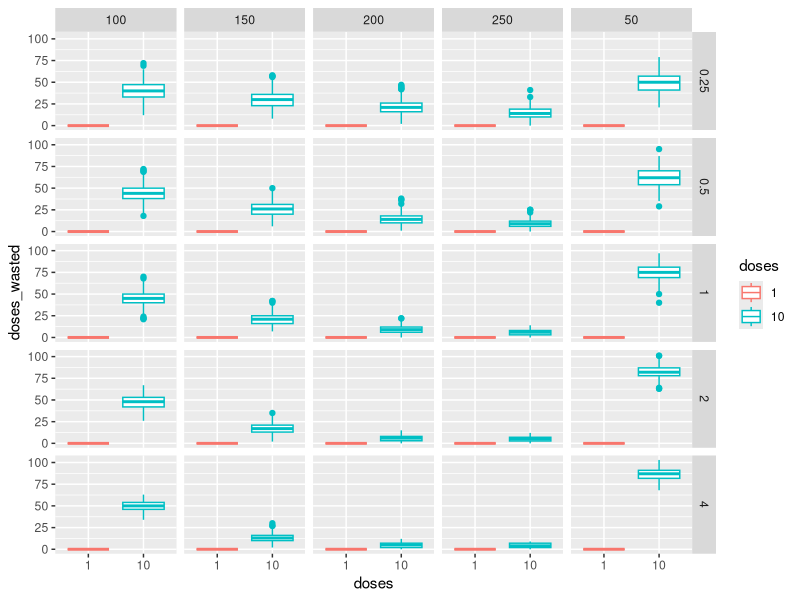
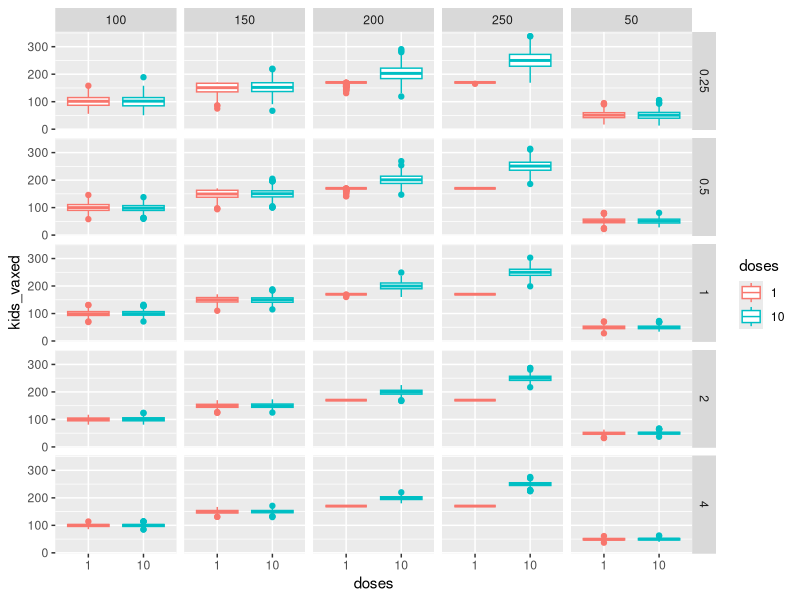
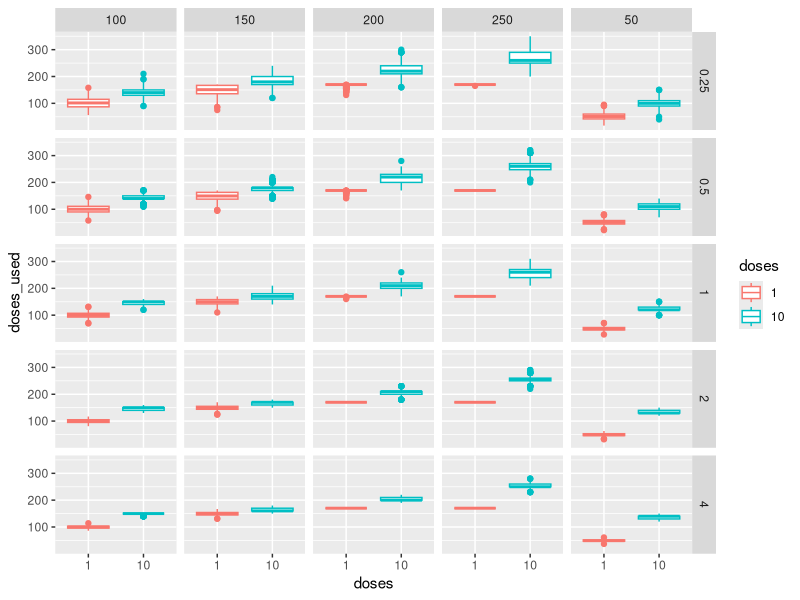
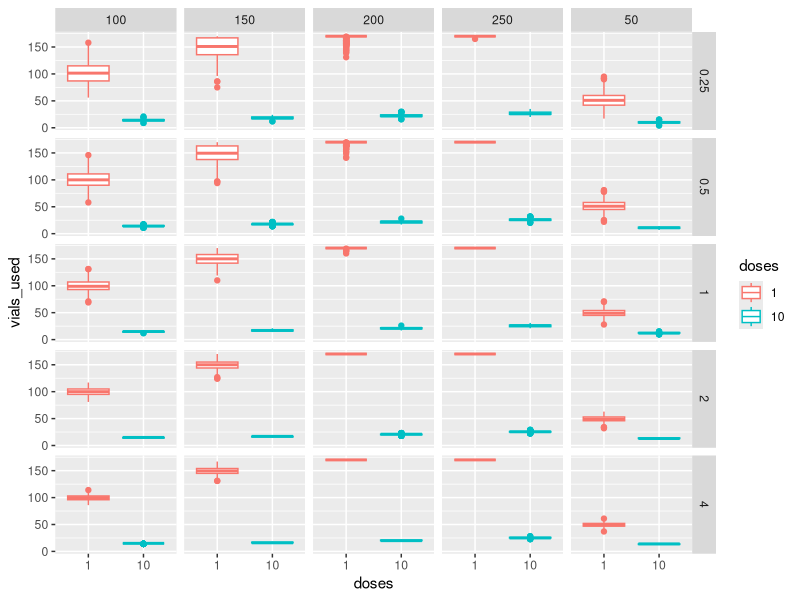

Generate these figures, in order, with R:
library(tidyverse)
set.seed(20191023)

teamDay <- function(mkpd = 250 # mean kids encountered per team per day
                    , kk = 1 # shape parameter
                    , vialLimit = 170 # max number of vials that can be carried
                    , doses = 10 # doses per vial
                    , hours = 8 # daily vaccination window
                    , vialLife = 0.5 # time vial can be used post-reconstitution
                    , kid_buffer = ifelse(kk < 1, 2.5, 1.5)
){
  
  encounterRate <- mkpd / hours * kk
  
  tmp <- rgamma(mkpd*kid_buffer, shape = kk, rate = encounterRate)
  tmp <- diffinv(tmp)
  if(max(tmp) < hours) stop(paste0('Kid buffer insufficient (kk = ',kk,').'))
  vaxTimes <- tmp[tmp > 0 & tmp <= hours]
  
  vials <- 0
  vaxed <- 0
  reconstTime <- vaxTimes[1]
  
  while(reconstTime <= hours & vaxed < length(vaxTimes) & vials < vialLimit){
    vials <- vials + 1
    vialTimes <- vaxTimes[vaxTimes >= reconstTime & vaxTimes < reconstTime + vialLife]
    if(length(vialTimes) > doses){
      vialTimes <- vialTimes[1:doses]
    }
    vaxed <- vaxed + length(vialTimes)
    reconstTime <- vaxTimes[vaxed+1]
  }
  
  if(vials < vialLimit & vaxed != length(vaxTimes)) warning('Inconsistency in vaccination numbers.')
  
  used <- sum(doses * vials)
  return(c(kids_vaxed = vaxed
           , vials_used = vials
           , doses_used = used
           , doses_wasted = used - vaxed
  ))
}

x <- t(replicate(100, teamDay(kk = 0.25, mkpd = 300, doses = 1), simplify = T))
apply(x, 2, mean)


pargrid <- expand.grid(meankpd = seq(50, 250, 50), kk = c(0.25, 0.5, 1, 2, 4), doses = c(10, 1))

REPS <- 500
out <- NULL
for(ii in 1:nrow(pargrid)){
  tmp <- unname(t(replicate(REPS,teamDay(mkpd = pargrid$meankpd[ii], kk = pargrid$kk[ii], doses = pargrid$doses[ii]), simplify = T)))
  tmp <- data.frame(mkpd = as.character(pargrid$meankpd[ii]), kk = as.character(pargrid$kk[ii]), doses = as.character(pargrid$doses[ii]), kids_vaxed = tmp[,1], vials_used = tmp[,2], doses_used = tmp[,3], doses_wasted = tmp[,4])
  out <- rbind(out, tmp)
}

wastage_plot <- ggplot(out, aes(x = doses, y = doses_wasted, color = doses)) +
  geom_boxplot() +
  facet_grid(kk ~ mkpd)
plot(wastage_plot)

vaccinations_plot <- ggplot(out, aes(x = doses, y = kids_vaxed, color = doses)) +
  geom_boxplot() +
  facet_grid(kk ~ mkpd)
plot(vaccinations_plot)

dose_usage_plot <- ggplot(out, aes(x = doses, y = doses_used, color = doses)) +
  geom_boxplot() +
  facet_grid(kk ~ mkpd) 
plot(dose_usage_plot)

vial_usage <- ggplot(out, aes(x = doses, y = vials_used, color = doses)) +
  geom_boxplot() +
  facet_grid(kk ~ mkpd)
plot(vial_usage)